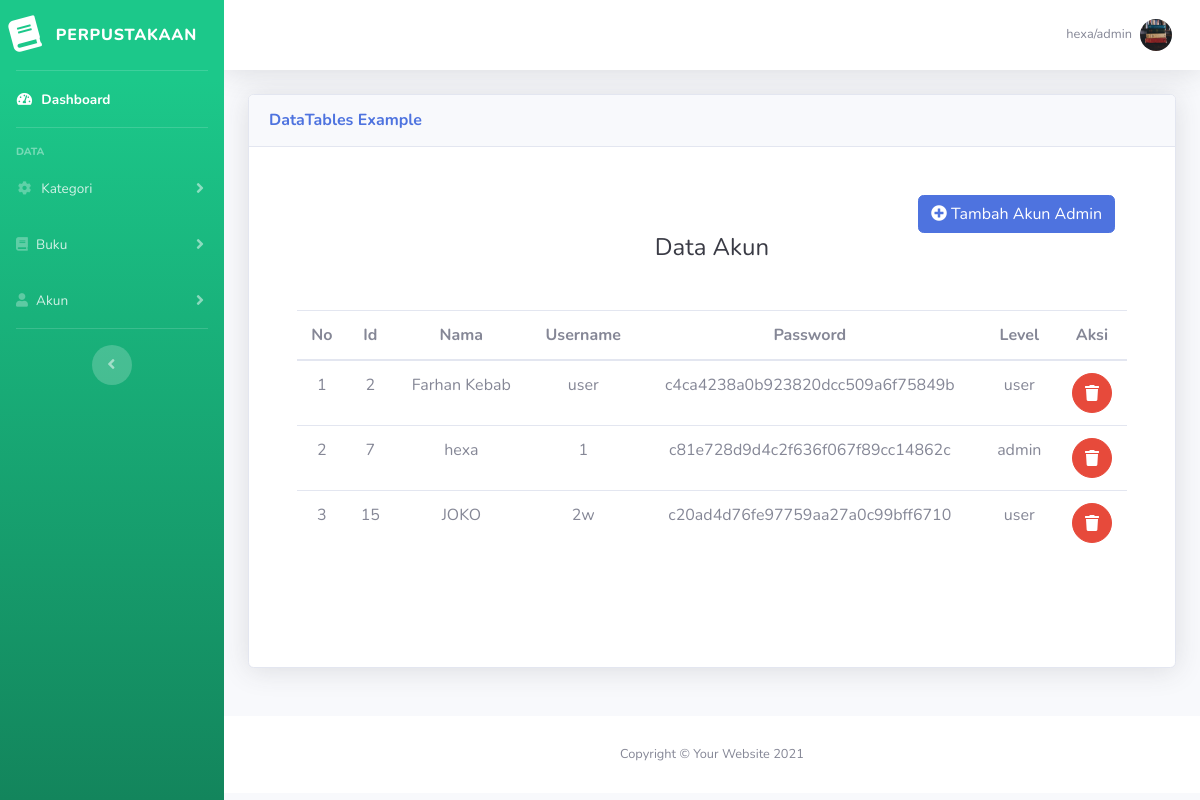
Screenshot of /akun.php (signed in) with the database file from the repository.
### tables this page shows
CREATE TABLE `user` (
  `id` int(11) NOT NULL,
  `nama` varchar(50) DEFAULT NULL,
  `username` varchar(25) NOT NULL,
  `password` varchar(255) NOT NULL,
  `level` enum('user','admin') DEFAULT NULL,
  `foto` varchar(255) DEFAULT NULL,
  `tlp` varchar(13) DEFAULT NULL,
  `alamat` text DEFAULT NULL
);

### php/config.php (called while the page is built, shortened)
<?php
class Connection
{
    public $host = "localhost";
    public $user = "root";
    public $password = "";
    public $db_name = "buku_kita";
    public function __construct()
    {
        $this->conn = mysqli_connect($this->host, $this->user, $this->password, $this->db_name);
    }
}
class profil extends Connection
{
    public function query($data)
    {
        $perintah = $this->conn->query($data);
        return $perintah;
    }
    public function tampilAkun()
    {
        $sql = "SELECT * FROM user";
        $perintah = $this->query($sql);
        return $perintah;
    }
}
?>

### akun.php (the view, shortened to what this page needs)
<?php
require 'php/config.php';
$obj = new profil();
include('template/header.php');
?>
<div class="container-fluid d-flex justify-content-center align-items-center">
    <div class="card shadow mb-5 w-100 pb-5">
        <div class="card-header py-3">
            <h6 class="m-0 font-weight-bold text-primary">DataTables Example</h6>
        </div>
        <div class="w-100">
            <div class="p-5">
                <div class="col-md-12 d-flex justify-content-end">
                    <button type="button" class="btn btn-primary" data-toggle="modal" data-target="#myModal">
                        <i class="fas fa-plus-circle pr-1"></i>Tambah Akun Admin
                    </button>
                </div>
                <div class="text-center">
                    <h1 class="h4 text-gray-900 mb-5">Data Akun </h1>
                </div>
                <div class="table-responsive">
                    <table class="table text-center" width="100%">
                        <thead class="thead-primary">
                            <tr>
                                <th>No</th>
                                <th>Id</th>
                                <th>Nama </th>
                                <th>Username</th>
                                <th>Password</th>
                                <th>Level</th>
                                <th>Aksi</th>
                            </tr>
                        </thead>
                        <?php
                        $no = 1;
                        $data = $obj->tampilAkun();
                        while ($row = $data->fetch_array()) {
                            ?>
                            <tr>
                                <td>
                                    <?php echo $no++; ?>
                                </td>
                                <td>
                                    <?php echo $row['id']; ?>
                                </td>
                                <td>
                                    <?php echo $row['nama']; ?>
                                </td>
                                <td>
                                    <?php echo $row['username']; ?>
                                </td>
                                <td>
                                    <?php echo $row['password']; ?>
                                </td>
                                <td>
                                    <?php echo $row['level']; ?>
                                </td>
                                <td>
                                    <a href="crud/delete-akun.php?id=<?php echo $row['id']; ?>"
                                        class="btn btn-danger btn-circle"
                                        onclick="return confirm('Anda yakin ingin menghapus buku ini?')">
                                        <i class="fas fa-trash"></i>
                                    </a>
                                </td>
                            </tr>
                            <?php
                        }
                        ?>
                    </table>
                </div>
            </div>
        </div>
    </div>
</div>
<?php include 'template/footer.php' ?>

### template/header.php (shortened to what this page needs)
<!DOCTYPE html>
<html lang="en">
<head>
    <link href="../vendor/fontawesome-free/css/all.min.css" rel="stylesheet" type="text/css">
    <link href="vendor/fontawesome-free/css/all.min.css" rel="stylesheet" type="text/css">
    <link href="../css/sb-admin-2.min.css" rel="stylesheet">
    <link href="css/sb-admin-2.min.css" rel="stylesheet">
</head>
<body id="page-top">
    <div id="wrapper">
        <ul class="navbar-nav bg-gradient-success sidebar sidebar-dark accordion" id="accordionSidebar">
            <a class="sidebar-brand d-flex align-items-center justify-content-center" href="index.html">
                <div class="sidebar-brand-icon rotate-n-15">
                    <i class="fas fa-book"></i>
                </div>
                <div class="sidebar-brand-text mx-3">Perpustakaan</div>
            </a>
            <hr class="sidebar-divider my-0">
            <li class="nav-item active">
                <a class="nav-link" href="index.php">
                    <i class="fas fa-fw fa-tachometer-alt"></i>
                    <span>Dashboard</span></a>
            </li>
            <hr class="sidebar-divider">
            <div class="sidebar-heading">
                Data
            </div>
            <?php if ($_SESSION['level'] == 'admin') { ?>
                <li class="nav-item">
                    <a class="nav-link collapsed" href="#" data-toggle="collapse" data-target="#collapseTwo"
                        aria-expanded="true" aria-controls="collapseTwo">
                        <i class="fas fa-fw fa-cog"></i>
                        <span>Kategori</span>
                    </a>
                </li>
                <li class="nav-item">
                    <a class="nav-link collapsed" href="#" data-toggle="collapse" data-target="#collapseUtilities"
                        aria-expanded="true" aria-controls="collapseUtilities">
                        <i class="fas fa-book"></i>
                        <span>Buku</span>
                    </a>
                </li>
                <li class="nav-item">
                    <a class="nav-link collapsed" href="#" data-toggle="collapse" data-target="#collapsePages"
                        aria-expanded="true" aria-controls="collapsePages">
                        <i class="fas fa-user"></i>
                        <span>Akun</span>
                    </a>
                </li>
                <hr class="sidebar-divider d-none d-md-block">
                <div class="text-center d-none d-md-inline">
                    <button class="rounded-circle border-0" id="sidebarToggle"></button>
                </div>
            </ul>
        <?php } ?>
        <div id="content-wrapper" class="d-flex flex-column">
            <div id="content">
                <nav class="navbar navbar-expand navbar-light bg-white topbar mb-4 static-top shadow">
                    <ul class="navbar-nav ml-auto">
                        <li class="nav-item dropdown no-arrow">
                            <a class="nav-link dropdown-toggle" href="#" id="userDropdown" role="button"
                                data-toggle="dropdown" aria-haspopup="true" aria-expanded="false">
                                <?php
                                if (isset($_SESSION["id"])) {
                                    $conn = new Connection();
                                    $id = $_SESSION["id"];
                                    $query = "SELECT * FROM user WHERE id = $id";
                                    $result = mysqli_query($conn->conn, $query);
                                    if (mysqli_num_rows($result) > 0) {
                                        $row = mysqli_fetch_assoc($result);
                                        echo ' <span class="mr-2 d-none d-lg-inline text-gray-600 small">' . $row['nama'] . "/" . $row['level'] . '</span>';
                                    } else {
                                        echo "User not found";
                                    }
                                }
                                ?>
                                <?php
        if(empty($row['foto'])) {
          echo '<img src="img/user-img/avatar-default.svg" width="200px" height="200px" class="img-profile rounded-circle" alt="User-Profile-Image">';
        } else {
          echo '<img src="img/user-img/'.$row['foto'].'" width="200px" height="200px" class="img-profile rounded-circle" alt="User-Profile-Image">';
        }
      ?>
                            </a>
                        </li>
                    </ul>
                </nav>

### rows the page displays
user: nama "hexa", level "admin", foto (picture), id "7", username "1", password "c81e728d9d4c2f636f067f89cc14862c"
user: id "2", nama "Farhan Kebab", username "user", password "c4ca4238a0b923820dcc509a6f75849b", level "user"
user: id "15", nama "JOKO", username "2w", password "c20ad4d76fe97759aa27a0c99bff6710", level "user"
